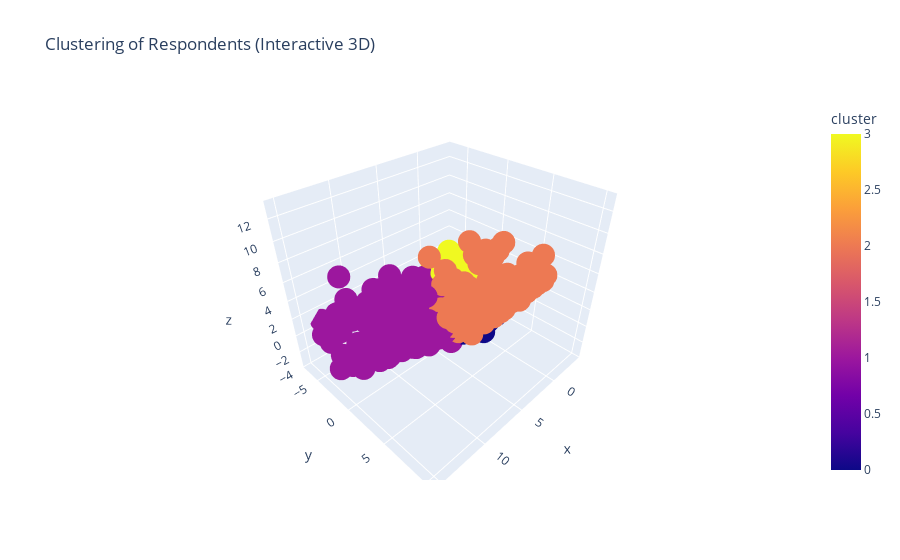

The code cell stored with this chart in its notebook:
### Code cell
import pandas as pd
from sklearn.cluster import KMeans
# from sklearn.preprocessing import MinMaxScaler
from sklearn.preprocessing import StandardScaler
from sklearn.decomposition import PCA
import plotly.express as px

# Assuming 'df' is your DataFrame
df_usage = df_usage.fillna(0)  # Fill NaN values with 0

data = df_usage.iloc[:, 3:]  # Extracting only the columns with answers

# Standardize the data
scaler = StandardScaler()
# scaler = MinMaxScaler()
data_standardized = scaler.fit_transform(data)

# Choose the number of clusters (you may need to adjust this based on your data)
num_clusters = 4

# Apply k-means clustering
kmeans = KMeans(n_clusters=num_clusters, random_state=42, n_init=10)
df_usage['cluster'] = kmeans.fit_predict(data_standardized)

# Visualize the clusters using PCA (for 3D visualization)
pca = PCA(n_components=3)
data_pca = pca.fit_transform(data_standardized)

# Create an interactive 3D scatter plot using Plotly Express
fig = px.scatter_3d(
    df_usage,
    x=data_pca[:, 0],
    y=data_pca[:, 1],
    z=data_pca[:, 2],
    color='cluster',
    labels={'color': 'Cluster'},
    title='Clustering of Respondents (Interactive 3D)',
)

fig.show()

### Figure 1 — Plotly figure (JSON) as saved in the notebook; plotly's stock layout.template omitted (floating-point values rounded to 4 significant figures; data arrays with more than 128 entries replaced by an {"elided": "..."} marker saying what was removed)
{"data": [{"hovertemplate": "x=%{x}<br>y=%{y}<br>z=%{z}<br>cluster=%{marker.color}<extra></extra>", "legendgroup": "", "marker": {"color": {"elided": "5000 int values"}, "coloraxis": "coloraxis", "symbol": "circle"}, "mode": "markers", "name": "", "scene": "scene", "showlegend": false, "type": "scatter3d", "x": {"elided": "5000 float values"}, "y": {"elided": "5000 float values"}, "z": {"elided": "5000 float values"}}], "layout": {"coloraxis": {"colorbar": {"title": {"text": "cluster"}}, "colorscale": [[0, "#0d0887"], [0.1111, "#46039f"], [0.2222, "#7201a8"], [0.3333, "#9c179e"], [0.4444, "#bd3786"], [0.5556, "#d8576b"], [0.6667, "#ed7953"], [0.7778, "#fb9f3a"], [0.8889, "#fdca26"], [1, "#f0f921"]]}, "legend": {"tracegroupgap": 0}, "scene": {"domain": {"x": [0, 1], "y": [0, 1]}, "xaxis": {"title": {"text": "x"}}, "yaxis": {"title": {"text": "y"}}, "zaxis": {"title": {"text": "z"}}}, "title": {"text": "Clustering of Respondents (Interactive 3D)"}}}
